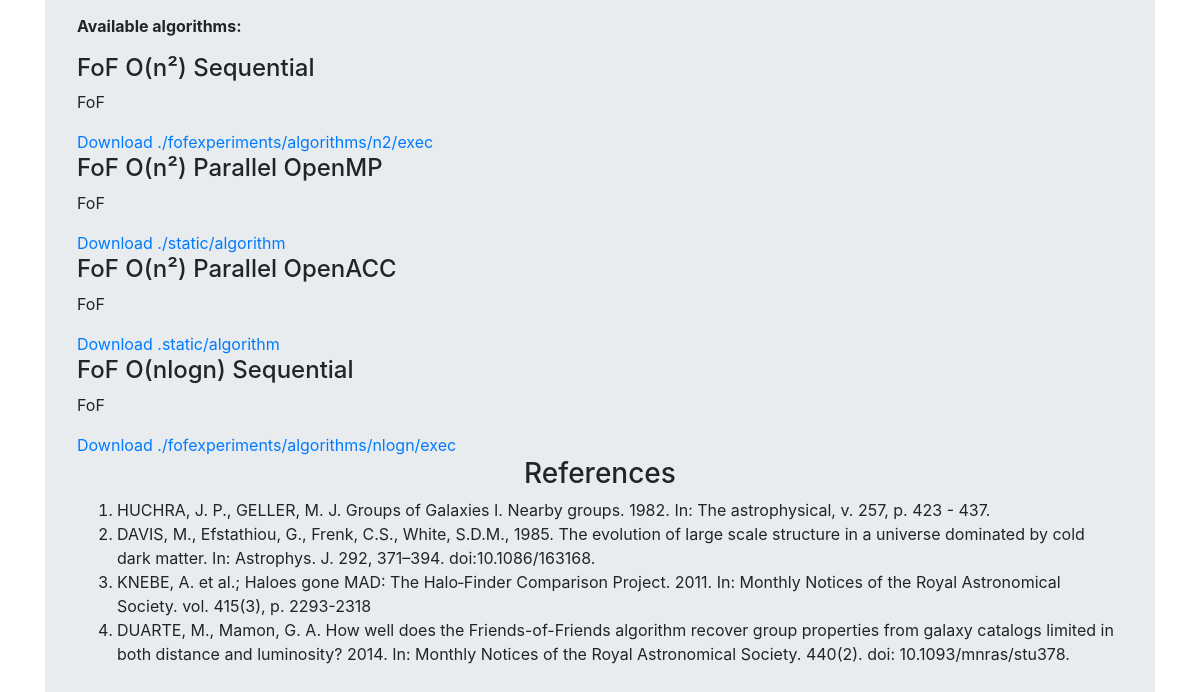
The app's page /fof/about (lower part), older data.
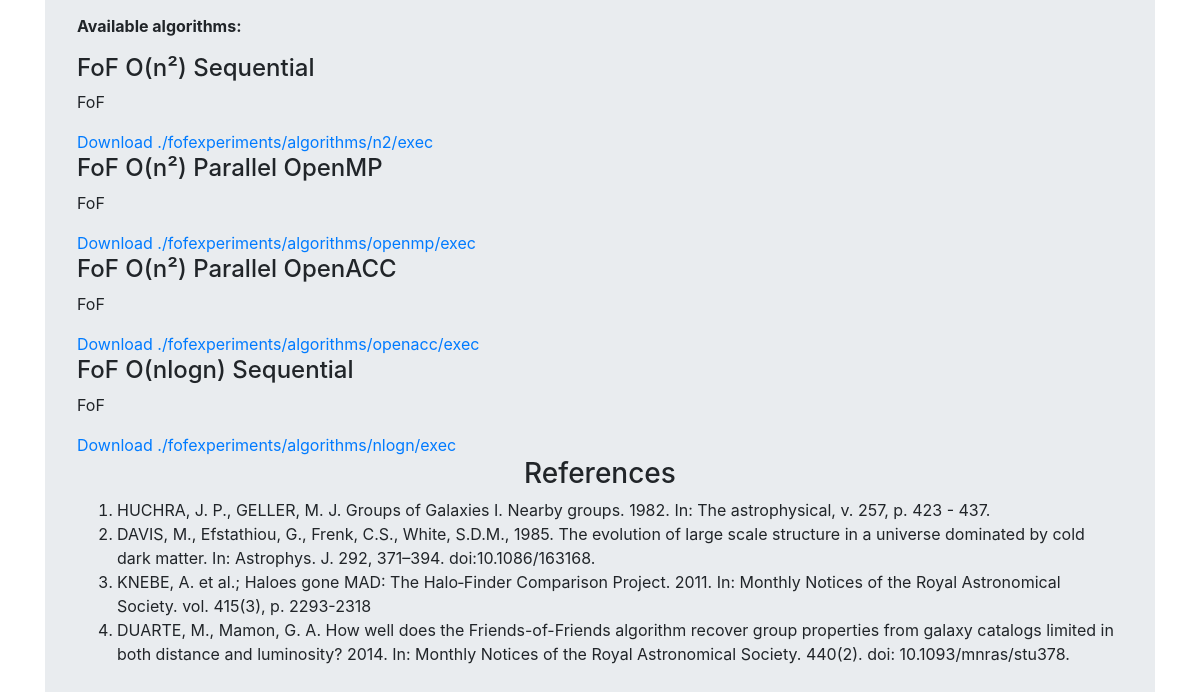
The same page, newer data.
### fof/models.py (models this page shows, shortened)
class FoFAlgorithm(models.Model):
    idFoF = models.AutoField(primary_key=True)
    nameFoF = models.CharField(null=False, blank=False, max_length=100)
    descFoF = models.TextField(null=True, blank=False)
    commandFoF = models.TextField(null=False, blank=False)
    class Meta:
        managed = True
        db_table = 'fof_algorithm'

### fof/views.py (the view)
# urls.py: path('about', about, name="about"),
def about(request):
    query_results = FoFAlgorithm.objects.all()
    return render(request, 'fof/about.html', {"results" : query_results})

### templates/fof/about.html (shortened to what this page needs)
<!DOCTYPE html>
{%extends "base.html" %}
{% load static %}
{% block jumbotron %}
<div class="jumbotron">
    <p><b>Available algorithms:</b></p>
		<div id="postlist">
			<div class="panel">
                {% for alg in results %}
                  <div class="panel-heading">
                        <div class="text-center">
                            <div class="row">
                                <div class="col-sm-9">
                                    <h4 class="pull-left">{{ alg.nameFoF }}</h4>
                                </div>
                            </div>
                        </div>
                    </div>
                    <div class="panel-body">
                        <p>{{ alg.descFoF }}</p>
                        <a href="#"> Download {{ alg.commandFoF }}</a>
                    </div>
                {% endfor %}
        </div>
        </div>
  <h3><center>References</center></h3>
    <ol>
      <li>HUCHRA, J. P., GELLER, M. J. Groups of Galaxies I. Nearby groups. 1982. In: The astrophysical, v. 257, p. 423 - 437.</li>
      <li>DAVIS, M., Efstathiou, G., Frenk, C.S., White, S.D.M., 1985. The evolution of large scale structure in a universe dominated by cold dark matter. In: Astrophys. J. 292, 371–394. doi:10.1086/163168.</li>
      <li>KNEBE, A. et al.; Haloes gone MAD: The Halo‐Finder Comparison Project. 2011. In: Monthly Notices of the Royal Astronomical Society. vol. 415(3), p. 2293-2318</li>
      <li>DUARTE, M., Mamon, G. A. How well does the Friends-of-Friends algorithm recover group properties from galaxy catalogs limited in both distance and luminosity? 2014. In: Monthly Notices of the Royal Astronomical Society. 440(2). doi: 10.1093/mnras/stu378. </li>
    </ol>
</div>
{% endblock %}

Row changes from the older to the newer data that the page shows:
changed FoFAlgorithm "FoF O(n²) Parallel OpenMP": commandFoF "./static/algorithm" → "./fofexperiments/algorithms/openmp/exec"
changed FoFAlgorithm "FoF O(n²) Parallel OpenACC": commandFoF ".static/algorithm" → "./fofexperiments/algorithms/openacc/exec"
